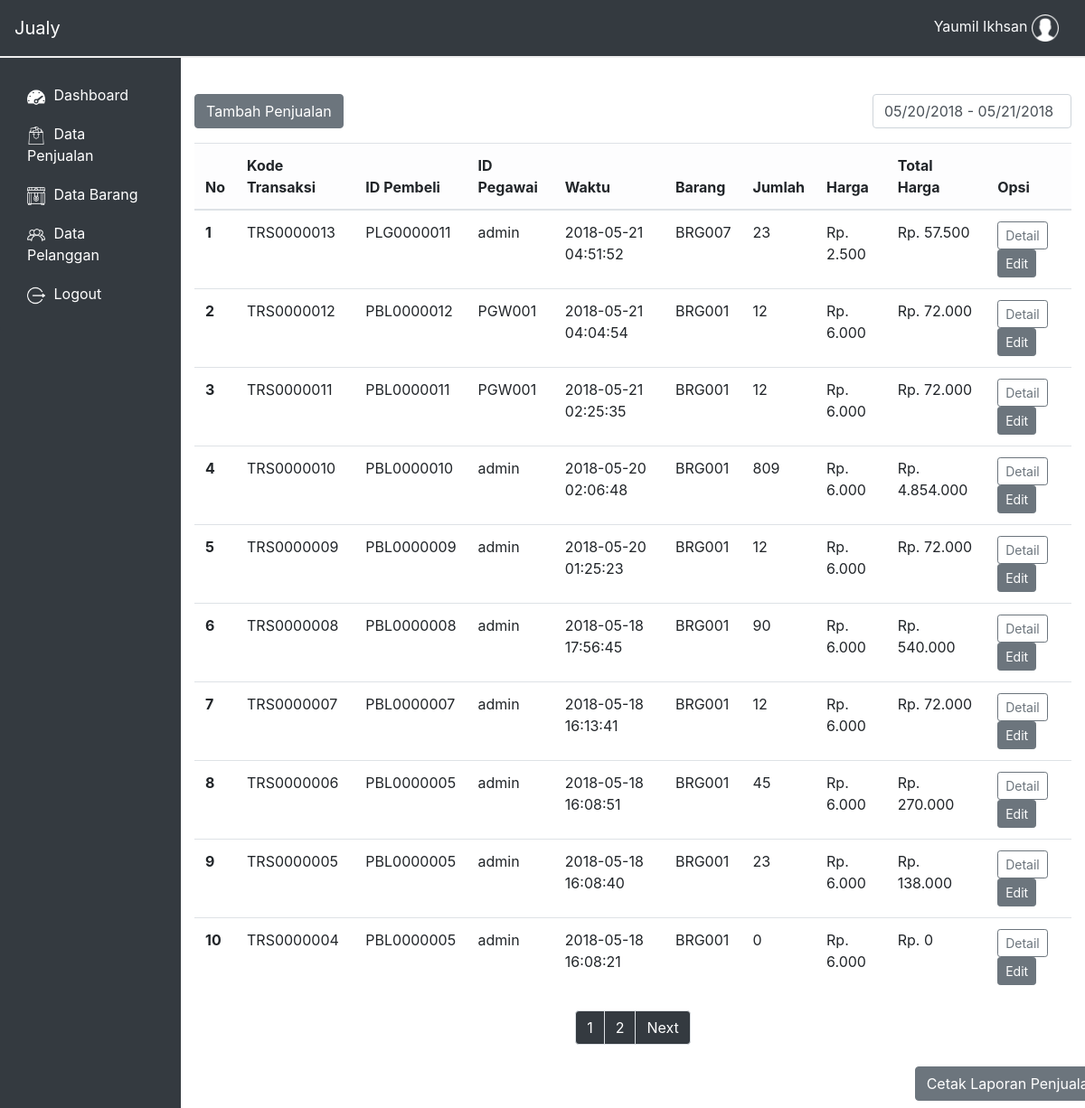
Screenshot of /dashboard/penjualan.php (signed in) with the database file from the repository.
### tables this page shows
CREATE TABLE `pegawai` (
  `id_pegawai` varchar(8) NOT NULL,
  `nama_pegawai` varchar(30) NOT NULL,
  `password` varchar(20) NOT NULL,
  `jenis_kelamin` set('Perempuan','Laki-laki') NOT NULL,
  `alamat` varchar(60) NOT NULL,
  `no_hape` varchar(13) NOT NULL,
  `shift` set('Pagi','Siang','Malam') NOT NULL
);

CREATE TABLE `penjualan` (
  `kode_transaksi` varchar(10) NOT NULL,
  `id_pembeli` varchar(10) NOT NULL,
  `id_pegawai` varchar(8) NOT NULL,
  `waktu` datetime NOT NULL,
  `kode_barang` varchar(8) NOT NULL,
  `jumlah` int(5) NOT NULL,
  `harga` int(10) NOT NULL,
  `total_harga` int(10) NOT NULL
);

### dashboard/functions/act.php (called while the page is built, shortened)
<?php
    function ambil($query){
        global $link;
        if($ambil = mysqli_query($link, $query) or die(mysqli_error())){
            return $ambil;
        }
    }
    function ambil_nama_pegawai($kode_username){
        $query = "SELECT nama_pegawai FROM pegawai WHERE id_pegawai='$kode_username'";
        return ambil($query);
    }
    function tampilkan_penjualan($mulai, $halaman){
        $query = "SELECT * FROM penjualan
                    ORDER BY waktu DESC
                    LIMIT $mulai, $halaman ";
        return ambil($query);
    }
    function rupiah($angka){
        $hasil_rupiah = "Rp. " . number_format($angka,0,'','.');
        return $hasil_rupiah;
    }
?>

### dashboard/penjualan.php (the view, shortened to what this page needs)
<?php
    require_once 'view/header.php';
?>
<br>
<div class="container-fluid my-3">
    <div class="row">
        <div class="col-4">
            <button class="btn btn-md btn-secondary" id="tambah_penjualan" type="button" data-toggle="modal" data-target="#tambahBarang" aria-hidden="true">Tambah Penjualan</button>
        </div>
        <div class="col-3 offset-5">
            <form action="">
                <input class="form-control" type="text" name="daterange" value="05/20/2018 - 05/21/2018" />
            </form>
        </div>
    </div>
</div>
<?php
    $halaman = 10;
    $page = isset($_GET['halaman'])? (int)$_GET['halaman'] : 1;
    $mulai = ($page > 1) ? ($page * $halaman) - $halaman : 0;
    $sql = mysqli_query($link, "SELECT * FROM penjualan");
    $total = mysqli_num_rows($sql);
    $pages = ceil($total / $halaman);
?>
<div id="table" class="container">
    <div class="row">
        <div class="col-12">
            <table class="table table-hover">
                <thead class="table-light">
                    <tr>
                        <th scope="col">No</th>
                        <th scope="col">Kode Transaksi</th>
                        <th scope="col">ID Pembeli</th>
                        <th scope="col">ID Pegawai</th>
                        <th scope="col">Waktu</th>
                        <th scope="col">Barang</th>
                        <th scope="col">Jumlah</th>
                        <th scope="col">Harga</th>
                        <th scope="col">Total Harga</th>
                        <th scope="col">Opsi</th>
                    </tr>
                </thead>
                <tbody>
                    <tr>
                    <?php
                        $penjualan = tampilkan_penjualan($mulai, $halaman);
                        $no = $mulai + 1;
                        while($row = mysqli_fetch_assoc($penjualan)){
                    ?>
                        <th scope="row"><?= $no++ ?></th>
                        <td><?= $row['kode_transaksi'] ?></td>
                        <td><?= $row['id_pembeli']?></td>
                        <td><?= $row['id_pegawai']?></td>
                        <td><?= $row['waktu']?></td>
                        <td><?= $row['kode_barang'] ?></td>
                        <td><?= $row['jumlah'] ?></td>
                        <td><?= rupiah($row['harga']); ?></td>
                        <td><?= rupiah($row['total_harga']); ?></td>
                        <td>
                            <span>
                                <a href="penjualan_detail.php?kode_transaksi=<?= $row['kode_transaksi']; ?>" class="btn btn-outline-secondary btn-sm">Detail</a>
                                <a href="penjualan_edit.php?kode_transaksi=<?= $row['kode_transaksi']; ?>" class="btn btn-secondary btn-sm">Edit</a>
                            </span>
                        </td>
                    </tr>
                    <? } ?>
                </tbody>
            </table>
        </div>
        <div class="col-12">
            <nav aria-label="">
                <ul class="pagination justify-content-center">
                                <?php
                        for($x=1; $x<=$pages; $x++){
                            ?>
                                <li class="page-item ">
                                    <a class="page-link text-white bg-dark" href="?halaman=<?= $x ?>"><?= $x ?></a>
                                </li>
                            <?php
                        }
                        ?>
                        <?php
                        if (!isset($_GET['halaman'])) {
                            ?>
                                <li class="page-item ">
                                <a class="page-link text-white bg-dark" href="?halaman=<?= 2 ?>">Next</a>
                                </li>
                            <?
                            }
                        ?>
                </ul>
            </nav>
        </div>
    </div>
</div>
<div class="container-fluid my-2">
    <div class="row">
        <div class="col-4 offset-8">
            <button class="btn btn-md btn-secondary" id="cetak_laporan" type="button" data-toggle="modal" data-target="#cetakLaporanPenjualan" aria-hidden="true">Cetak Laporan Penjualan</button>
        </div>
    </div>
</div>
<?php require_once 'view/footer.php'; ?>

### dashboard/view/header.php (shortened to what this page needs)
<!DOCTYPE html>
<html lang="en">
<head>
	<link rel="stylesheet" href="assets\bootstrap\css\bootstrap.min.css">
	<link rel="stylesheet" href="assets\bootstrap\css\daterangepicker.css">
	<link rel="stylesheet" href="main.css">
	<?
		if($_SESSION['username']=="admin"){
			$username = "Admin";
		}
		else {
			$kode_username = $_SESSION['username'];
			$hasil_ambil = ambil_nama_pegawai($kode_username);
			$data_username = mysqli_fetch_assoc($hasil_ambil);
			$username = $data_username['nama_pegawai'];
		}
	?>
</head>
<body>
<div class="row no-gutters">
	<div class="col-12">
		<nav class="navbar navbar-expand-lg navbar-dark bg-dark navbar-jualy">
			<a class="navbar-brand text-white" href="/jualy/">Jualy</a>
			<div class="navbar-collapse collapse justify-content-end" id="target-menu">
				<ul  class="nav navbar-nav">
					<li class="nav-item">
						<a class="text-light nav-link" href="#">
						<?= $username;?>
						<span id="icon-menu">
								<img style="width: 30px; height:auto;" src="assets/img/user.png">
							</span>
					</a>
					</li>
				</ul>
			</div>
		</nav>
	</div>
</div>
<div class="body-jualy">
	<div class="row no-gutters">
		<div class="col-2 bg-dark">
			<div id="nav-jualy">
				<div id="side-nav">
					<div class="list-group">
						<div class="list-group-item bg-dark"></div>
						<a class="list-group-item list-group-item-action bg-dark text-white" href="index.php">
							<span id="icon-menu">
								<img style="width: 20px; height:auto;" src="assets/img/dashboard.png">
							</span>
							Dashboard
						</a>
						<a class="list-group-item list-group-item-action bg-dark text-white" href="penjualan.php">
							<span id="icon-menu">
								<img style="width: 20px; height:auto;" src="assets/img/penjualan.png">
							</span>
							Data Penjualan
						</a>
						<a class="list-group-item list-group-item-action bg-dark text-white" href="barang.php">
							<span id="icon-menu">
								<img style="width: 20px; height:auto;" src="assets/img/barang.png">
							</span>
							Data Barang
						</a>
						<a class="list-group-item list-group-item-action bg-dark text-white" href="pembeli.php">
							<span id="icon-menu">
								<img style="width: 20px; height:auto;" src="assets/img/pembeli.png">
							</span>
							Data Pelanggan
						</a>
						<a class="list-group-item list-group-item-action bg-dark text-white" href="../logout.php">
							<span id="icon-menu">
								<img style="width: 20px; height:auto;" src="assets/img/logout.png">
							</span>
							Logout
						</a>
						<div class="list-group-item bg-dark"></div>
					</div>
				</div>
			</div>
		</div>
		<div class="col-10">
			<div class="content-jual">

### dashboard/main.css (style rules this page uses)
* { margin: 0; padding: 0; }
.body-jualy .row .col-2 { margin: 0; }
.navbar-jualy { border-bottom: 2px solid #eee; }
#side-nav { height: 600px; }
.list-group-item { border: none; padding: 10px 30px; border-radius: 0; }
.list-group { border-radius: 0; }
#cetak_laporan { margin-left: 130px; }
#icon-menu { margin-right: 5px; }

### rows the page displays
pegawai: nama_pegawai "Yaumil Ikhsan"
penjualan: kode_transaksi "TRS0000013", id_pembeli "PLG0000011", id_pegawai "admin", waktu "2018-05-21 04:51:52", kode_barang "BRG007", jumlah "23", harga "Rp. 2.500", total_harga "Rp. 57.500"
penjualan: kode_transaksi "TRS0000012", id_pembeli "PBL0000012", id_pegawai "PGW001", waktu "2018-05-21 04:04:54", kode_barang "BRG001", jumlah "12", harga "Rp. 6.000", total_harga "Rp. 72.000"
penjualan: kode_transaksi "TRS0000011", id_pembeli "PBL0000011", id_pegawai "PGW001", waktu "2018-05-21 02:25:35", kode_barang "BRG001", jumlah "12", harga "Rp. 6.000", total_harga "Rp. 72.000"
penjualan: kode_transaksi "TRS0000010", id_pembeli "PBL0000010", id_pegawai "admin", waktu "2018-05-20 02:06:48", kode_barang "BRG001", jumlah "809", harga "Rp. 6.000", total_harga "Rp. 4.854.000"
penjualan: kode_transaksi "TRS0000009", id_pembeli "PBL0000009", id_pegawai "admin", waktu "2018-05-20 01:25:23", kode_barang "BRG001", jumlah "12", harga "Rp. 6.000", total_harga "Rp. 72.000"
penjualan: kode_transaksi "TRS0000008", id_pembeli "PBL0000008", id_pegawai "admin", waktu "2018-05-18 17:56:45", kode_barang "BRG001", jumlah "90", harga "Rp. 6.000", total_harga "Rp. 540.000"
penjualan: kode_transaksi "TRS0000007", id_pembeli "PBL0000007", id_pegawai "admin", waktu "2018-05-18 16:13:41", kode_barang "BRG001", jumlah "12", harga "Rp. 6.000", total_harga "Rp. 72.000"
penjualan: kode_transaksi "TRS0000006", id_pembeli "PBL0000005", id_pegawai "admin", waktu "2018-05-18 16:08:51", kode_barang "BRG001", jumlah "45", harga "Rp. 6.000", total_harga "Rp. 270.000"
penjualan: kode_transaksi "TRS0000005", id_pembeli "PBL0000005", id_pegawai "admin", waktu "2018-05-18 16:08:40", kode_barang "BRG001", jumlah "23", harga "Rp. 6.000", total_harga "Rp. 138.000"
penjualan: kode_transaksi "TRS0000004", id_pembeli "PBL0000005", id_pegawai "admin", waktu "2018-05-18 16:08:21", kode_barang "BRG001", jumlah "0", harga "Rp. 6.000", total_harga "Rp. 0"
